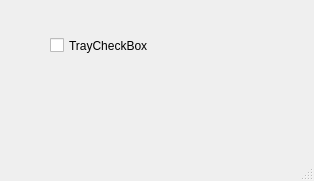
<?xml version="1.0" encoding="UTF-8"?>
<ui version="4.0">
 <class>MainWindow</class>
 <widget class="QMainWindow" name="MainWindow">
  <property name="geometry">
   <rect>
    <x>0</x>
    <y>0</y>
    <width>314</width>
    <height>181</height>
   </rect>
  </property>
  <property name="windowTitle">
   <string>MainWindow</string>
  </property>
  <widget class="QWidget" name="centralwidget">
   <widget class="QCheckBox" name="trayCheckBox">
    <property name="geometry">
     <rect>
      <x>50</x>
      <y>30</y>
      <width>141</width>
      <height>31</height>
     </rect>
    </property>
    <property name="text">
     <string>TrayCheckBox</string>
    </property>
   </widget>
  </widget>
  <widget class="QMenuBar" name="menubar">
   <property name="geometry">
    <rect>
     <x>0</x>
     <y>0</y>
     <width>314</width>
     <height>26</height>
    </rect>
   </property>
  </widget>
  <widget class="QStatusBar" name="statusbar"/>
 </widget>
 <resources/>
 <connections/>
</ui>
